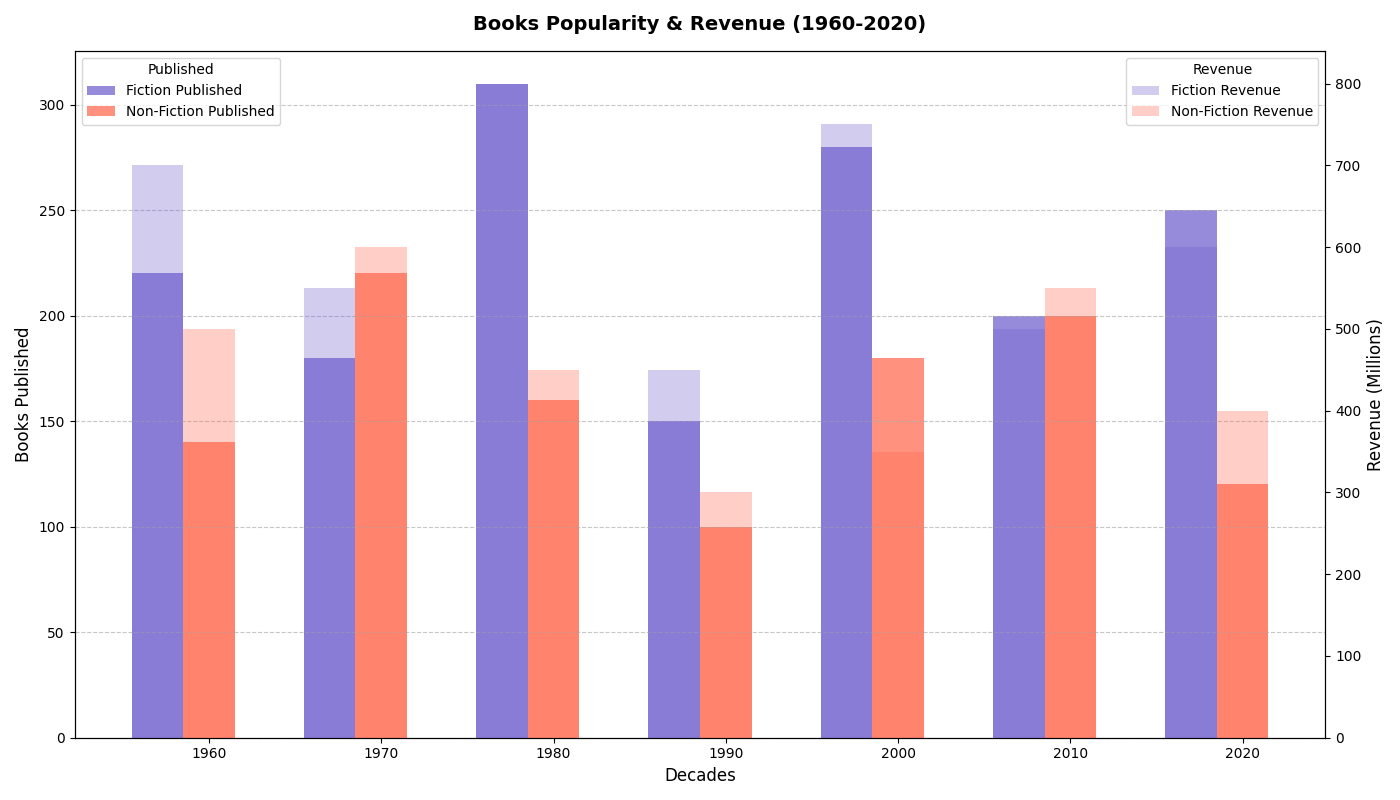

Generate this figure with Python:
import matplotlib.pyplot as plt
import numpy as np

decades = np.arange(1960, 2021, 10)

fiction_books = [220, 180, 310, 150, 280, 200, 250]
non_fiction_books = [140, 220, 160, 100, 180, 200, 120]

fiction_revenue = [700, 550, 800, 450, 750, 500, 600]
non_fiction_revenue = [500, 600, 450, 300, 350, 550, 400]

fig, ax1 = plt.subplots(figsize=(14, 8))

bar_width = 3
ax1.bar(decades - bar_width, fiction_books, width=bar_width, color='#6a5acd', alpha=0.7, label='Fiction Published')
ax1.bar(decades, non_fiction_books, width=bar_width, color='#ff6347', alpha=0.7, label='Non-Fiction Published')

ax2 = ax1.twinx()
ax2.bar(decades - bar_width, fiction_revenue, width=bar_width, color='#6a5acd', alpha=0.3, label='Fiction Revenue')
ax2.bar(decades, non_fiction_revenue, width=bar_width, color='#ff6347', alpha=0.3, label='Non-Fiction Revenue')

ax1.set_title("Books Popularity & Revenue (1960-2020)", fontsize=14, fontweight='bold', pad=15)
ax1.set_xlabel("Decades", fontsize=12)
ax1.set_ylabel("Books Published", fontsize=12)
ax2.set_ylabel("Revenue (Millions)", fontsize=12)

ax1.yaxis.grid(True, linestyle='--', alpha=0.7)
ax1.legend(loc='upper left', fontsize=10, title='Published')
ax2.legend(loc='upper right', fontsize=10, title='Revenue')

plt.tight_layout()
plt.show()
